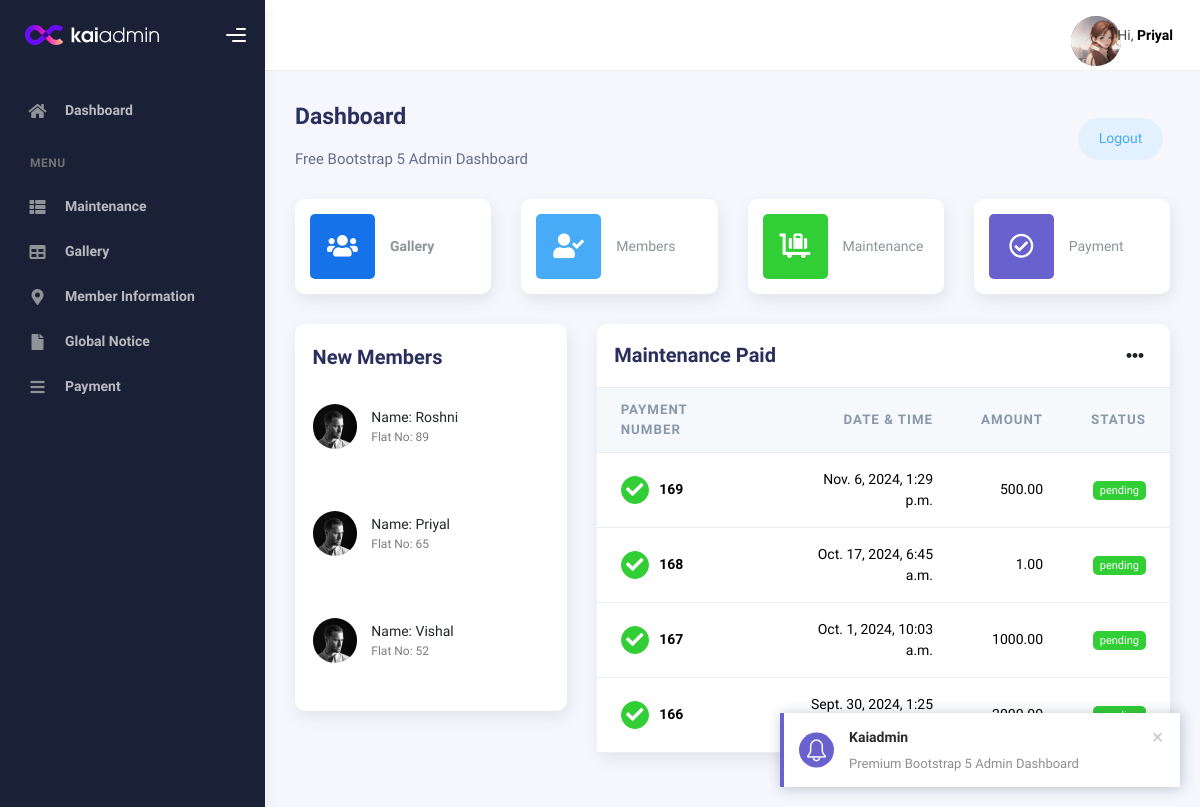
/member-index/ (signed in), run on the app's committed database.
### myapp/models.py (models this page shows, shortened)
class User(models.Model):
	usertype=models.CharField(max_length=100,choices=[
		('admin','admin'),
		('member','member')
		],default="member")
	bunglow_no=models.CharField(max_length=100)
	fname=models.CharField(max_length=100)
	lname=models.CharField(max_length=100)
	email=models.EmailField()
	mobile=models.PositiveIntegerField()
	address=models.TextField()
	password=models.CharField(max_length=100)
	profile_picture=models.ImageField(upload_to='profile_picture/',default="")
	due_amount = models.DecimalField(max_digits=10, decimal_places=2,default='0.00')
	status=models.CharField(max_length=100,default='approved')

class PaymentOrder(models.Model):
    order_id = models.CharField(max_length=100, unique=True)
    amount = models.DecimalField(max_digits=10, decimal_places=2)
    currency = models.CharField(max_length=10, default='INR')
    created_at = models.DateTimeField(auto_now_add=True)
    status = models.CharField(max_length=20, choices=[
        ('pending', 'Pending'),
        ('completed', 'Completed'),
        ('failed', 'Failed'),
    ], default='pending')

### myapp/views.py (the view)
# urls.py: path('member-index/',views.member_index,name='member-index'),
def member_index(request):
	try:
		user=User.objects.get(email=request.session['email'])
		if user.usertype=='member':
			reg_users=User.objects.all().order_by("-id")[:3]
			orders=PaymentOrder.objects.all().order_by('-id')[:4]
			return render(request,'member-index.html',{'reg_users':reg_users,'orders':orders})
		else:
			return render(request,'admin-index.html',{'reg_users':reg_users,'orders':orders})
	except:
		return render(request,'index.html')

### myapp/templates/member-index.html (shortened to what this page needs)
{% extends 'member-header.html' %}
{% block content%}
{% load static %}
<!DOCTYPE html>
<html lang="en">
  <head>
    <link rel="stylesheet" href="{% static 'assets/css/bootstrap.min.css' %}" />
    <link rel="stylesheet" href="{% static 'assets/css/plugins.min.css' %}" />
    <link rel="stylesheet" href="{% static 'assets/css/kaiadmin.min.css' %}" />
    <link rel="stylesheet" href="{% static 'assets/css/demo.css' %}" />
  </head>
  <body>
        <div class="container">
          <div class="page-inner">
            <div
              class="d-flex align-items-left align-items-md-center flex-column flex-md-row pt-2 pb-4"
            >
              <div>
                <h3 class="fw-bold mb-3">Dashboard</h3>
                <h6 class="op-7 mb-2">Free Bootstrap 5 Admin Dashboard</h6>
              </div>
              <div class="ms-md-auto py-2 py-md-0">
                {% if request.session.email %}
                <a href="{% url 'logout' %}" class="btn btn-label-info btn-round me-2">Logout</a>
                {% else %}
                <a href="{% url 'login' %}" class="btn btn-label-info btn-round me-2">Login</a>
                <a href="{% url 'register' %}" class="btn btn-primary btn-round">Register</a>
                {% endif %}
              </div>
            </div>
            <div class="row">
              <div class="col-sm-6 col-md-3">
                <div class="card card-stats card-round">
                  <div class="card-body">
                    <div class="row align-items-center">
                      <div class="col-icon">
                        <div
                          class="icon-big text-center icon-primary bubble-shadow-small"
                        >
                          <i class="fas fa-users"></i>
                        </div>
                      </div>
                      <div class="col col-stats ms-3 ms-sm-0">
                        <div class="numbers">
                          <h4 class="card-category"><b><a href="{% url 'gallery' %}">Gallery</a></b></h4>
                        </div>
                      </div>
                    </div>
                  </div>
                </div>
              </div>
              <div class="col-sm-6 col-md-3">
                <div class="card card-stats card-round">
                  <div class="card-body">
                    <div class="row align-items-center">
                      <div class="col-icon">
                        <div
                          class="icon-big text-center icon-info bubble-shadow-small"
                        >
                          <i class="fas fa-user-check"></i>
                        </div>
                      </div>
                      <div class="col col-stats ms-3 ms-sm-0">
                        <div class="numbers">
                          <h4 class="card-category"><a href="{% url 'admin-member-information-view' %}">Members</a></h4>
                        </div>
                      </div>
                    </div>
                  </div>
                </div>
              </div>
              <div class="col-sm-6 col-md-3">
                <div class="card card-stats card-round">
                  <div class="card-body">
                    <div class="row align-items-center">
                      <div class="col-icon">
                        <div
                          class="icon-big text-center icon-success bubble-shadow-small"
                        >
                          <i class="fas fa-luggage-cart"></i>
                        </div>
                      </div>
                      <div class="col col-stats ms-3 ms-sm-0">
                        <div class="numbers">
                          <h4 class="card-category"><a href="{% url 'admin-maintenance' %}">Maintenance</a></h4>
                        </div>
                      </div>
                    </div>
                  </div>
                </div>
              </div>
              <div class="col-sm-6 col-md-3">
                <div class="card card-stats card-round">
                  <div class="card-body">
                    <div class="row align-items-center">
                      <div class="col-icon">
                        <div
                          class="icon-big text-center icon-secondary bubble-shadow-small"
                        >
                          <i class="far fa-check-circle"></i>
                        </div>
                      </div>
                      <div class="col col-stats ms-3 ms-sm-0">
                        <div class="numbers">
                          <h4 class="card-category"><a href="{% url 'create-order' %}">Payment</a></h4>
                        </div>
                      </div>
                    </div>
                  </div>
                </div>
              </div>
            </div>
            <div class="row">
              <div class="col-md-4">
                <div class="card card-round">
                  <div class="card-body">
                    <div class="card-head-row card-tools-still-right">
                      <div class="card-title">New Members</div>
                        {% for i in reg_users %}
                    </div>
                          <div class="card-list py-4">
                            <div class="item-list">
                              <div class="avatar">
                                <img
                                  src="{% static 'assets/img/jm_denis.jpg' %}"
                                  alt="User Avatar"
                                  class="avatar-img rounded-circle"
                                />
                              </div>
                              <div class="info-user ms-3">
                                <div class="name">Name: {{i.fname}} </div>
                              <div class="status">Flat No: {{ i.bunglow_no }}</div>
                             </div>
                            </div>
                        {% endfor %}
                        </div>
                      </div>
                   </div>
              </div>
              <div class="col-md-8">
  <div class="card card-round">
    <div class="card-header">
      <div class="card-head-row card-tools-still-right">
        <div class="card-title">Maintenance Paid</div>
        <div class="card-tools">
          <div class="dropdown">
            <button
              class="btn btn-icon btn-clean me-0"
              type="button"
              id="dropdownMenuButton"
              data-bs-toggle="dropdown"
              aria-haspopup="true"
              aria-expanded="false"
            >
              <i class="fas fa-ellipsis-h"></i>
            </button>
          </div>
        </div>
      </div>
    </div>
    <div class="card-body p-0">
      <div class="table-responsive">
        <form method="POST" action="{% url 'payment_all' %}">
  <table class="table align-items-center mb-0">
    <thead class="thead-light">
      <tr>
        <th scope="col">Payment Number</th>
        <th scope="col" class="text-end">Date & Time</th>
        <th scope="col" class="text-end">Amount</th>
        <th scope="col" class="text-end">Status</th>
      </tr>
    </thead>
    <tbody>
      {% for k in orders %}
        <tr>
          <th scope="row">
            <button class="btn btn-icon btn-round btn-success btn-sm me-2" type="submit" name="order_id" value="{{ k.id }}">
              <i class="fa fa-check"></i>
            </button>
            {{ k.id }}
          </th>
          <td class="text-end">{{ k.created_at }}</td>
          <td class="text-end">{{ k.amount }}</td>
          <td class="text-end">
            <span class="badge badge-success">{{ k.status }}</span>
          </td>
        </tr>
      {% endfor %}
    </tbody>
  </table>
</form>
      </div>
    </div>
  </div>
</div>
  </body>
</html>
{% endblock %}

### myapp/templates/member-header.html (shortened to what this page needs)
{% load static %}
<!DOCTYPE html>
<html lang="en">
  <head>
    <link rel="stylesheet" href="{% static 'assets/css/bootstrap.min.css' %}" />
    <link rel="stylesheet" href="{% static 'assets/css/plugins.min.css' %}" />
    <link rel="stylesheet" href="{% static 'assets/css/kaiadmin.min.css' %}" />
    <link rel="stylesheet" href="{% static 'assets/css/demo.css' %}" />
  </head>
  <body>
    <div class="wrapper">
      <div class="sidebar" data-background-color="dark">
        <div class="sidebar-logo">
          <div class="logo-header" data-background-color="dark">
            <a href="/" class="logo">
              <img
                src="{% static 'assets/img/kaiadmin/logo_light.svg' %}"
                alt="navbar brand"
                class="navbar-brand"
                height="20"
              />
            </a>
            <div class="nav-toggle">
              <button class="btn btn-toggle toggle-sidebar">
                <i class="gg-menu-right"></i>
              </button>
            </div>
          </div>
        </div>
        <div class="sidebar-wrapper scrollbar scrollbar-inner">
          <div class="sidebar-content">
            <ul class="nav nav-secondary">
              <li class="nav-item">
                <a href="{% url 'admin-index' %}">
                  <i class="fas fa-home"></i>
                  <p>Dashboard</p>
                </a>
              </li>
              <li class="nav-section">
                <h4 class="text-section">Menu</h4>
              </li>
              <li class="nav-item">
                <a href="{% url 'admin-maintenance' %}">
                  <i class="fas fa-th-list"></i>
                  <p>Maintenance</p>
                </a>
              </li>
              <li class="nav-item">
                <a href="{% url 'gallery' %}">
                  <i class="fas fa-table"></i>
                  <p>Gallery</p>
                </a>
              </li>
              <li class="nav-item">
                <a href="{% url 'admin-member-information-view' %}">
                  <i class="fas fa-map-marker-alt"></i>
                  <p>Member Information</p>
                </a>
              </li>
              <li class="nav-item">
                <a href="{% url 'member-notices' %}">
                  <i class="fas fa-file"></i>
                  <p>Global Notice</p>
                </a>
              </li>
              <li class="nav-item">
                <a href="{% url 'create-order' %}">
                  <i class="fas fa-bars"></i>
                  <p>Payment</p>
                </a>
                    </li>
            </ul>
          </div>
        </div>
      </div>
      <div class="main-panel">
        <div class="main-header">
          <nav
            class="navbar navbar-header navbar-header-transparent navbar-expand-lg border-bottom"
          >
            <div class="container-fluid">
              <ul class="navbar-nav topbar-nav ms-md-auto align-items-center">
                <li class="nav-item topbar-icon dropdown hidden-caret">
                  <a
                    class="nav-link dropdown-toggle"
                    href="#"
                    id="notifDropdown"
                    role="button"
                    data-bs-toggle="dropdown"
                    aria-haspopup="true"
                    aria-expanded="false"
                  >
                  </a>
                </li>
                {% if request.session.email %}
                <li class="nav-item topbar-user dropdown hidden-caret">
                  <a
                    class="dropdown-toggle profile-pic"
                    data-bs-toggle="dropdown"
                    href="#"
                    aria-expanded="false"
                  >
                    <div class="avatar-sm">
                      <img
                        src="{{request.session.profile_picture}}" style="width: 50px; height: 50px; border-radius: 50%;"
                              alt="image profile"
                        alt="..."
                        class="avatar-img rounded-circle"
                      />
                    </div>
                    <span class="profile-username">
                      <span class="op-7">Hi,</span>
                      <span class="fw-bold">{{request.session.fname}}</span>
                    </span>
                  </a>
                {% endif %}
                </li>
              </ul>
            </div>
          </nav>
        </div>
        {% block content %}
        {% endblock %}
      </div>
    </div>
  </body>
</html>

### data on the page
User: session.fname "Priyal", fname "Priyal", bunglow_no "65"
User: fname "Roshni", bunglow_no "89"
User: fname "Vishal", bunglow_no "52"
PaymentOrder: id "169", created_at "Nov. 6, 2024, 1:29 p.m.", amount "500.00", status "pending"
PaymentOrder: id "168", created_at "Oct. 17, 2024, 6:45 a.m.", amount "1.00", status "pending"
PaymentOrder: id "167", created_at "Oct. 1, 2024, 10:03 a.m.", amount "1000.00", status "pending"
PaymentOrder: id "166", created_at "Sept. 30, 2024, 1:25…"
